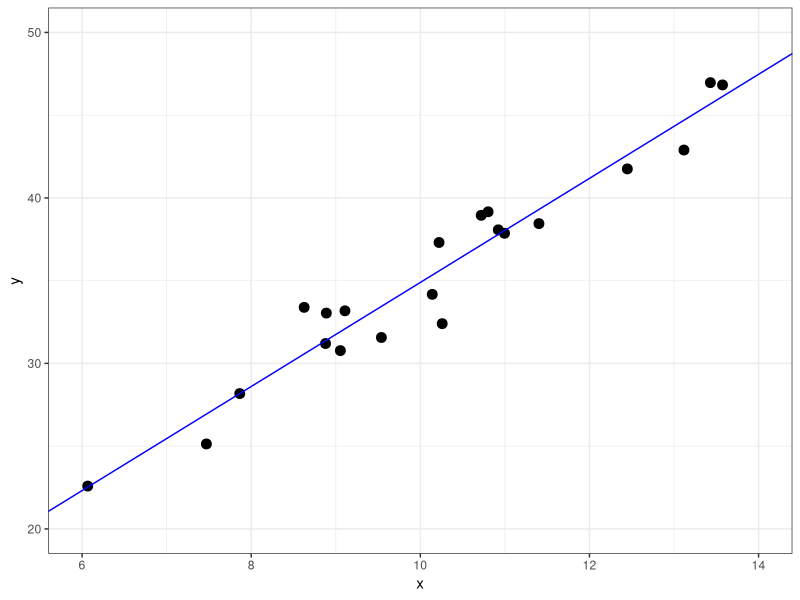
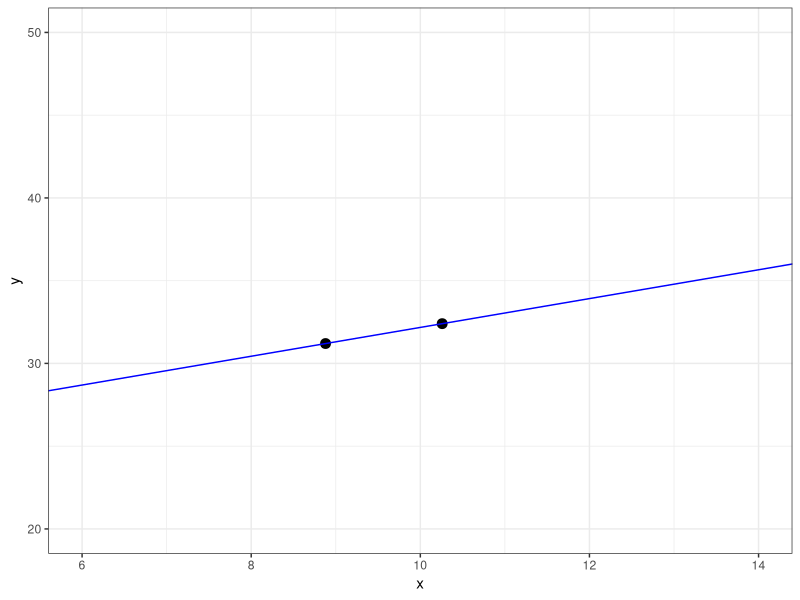

Source code (R) for these figures, in order:
## ---- chunk 1
library(tidyverse)
## ---- chunk 2
set.seed(123)
n <- 21 
x <- rnorm(n, mean=10, sd=2) 
u <- rnorm(n, mean=0, sd=2)
y <- 5 + 3*x + u
df1   <- tibble(id=1:n, y, x)
p1 <- df1 %>% ggplot(aes(x=x,y=y)) + 
  geom_point(size = 3) 
reg1 <- lm(y ~ x, data=df1)
p1 + geom_abline(color = "blue", aes(intercept=coef(reg1)[1], slope=coef(reg1)[2])) +
  ylim(c(20,50)) + xlim(c(6,14)) +
  theme_bw()
## ---- chunk 3
df2 <- df1[c(1,5),]
reg2 <- lm(y ~ x, data=df2)
 df2 %>% ggplot(aes(x=x,y=y)) + 
  geom_point(size=3) + 
   geom_abline(color = "blue", aes(intercept=coef(reg2)[1], slope=coef(reg2)[2]))+
   ylim(c(20,50)) + xlim(c(6,14)) + 
   theme_bw()
